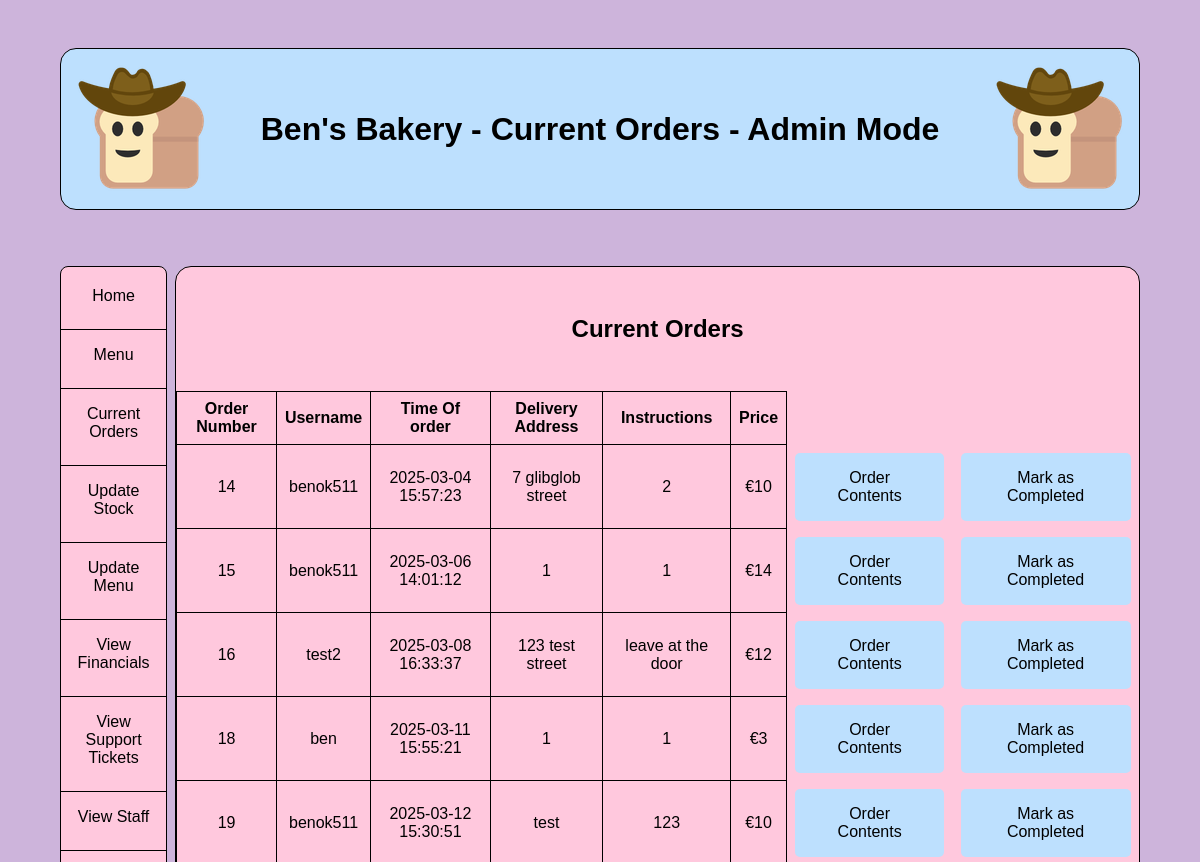
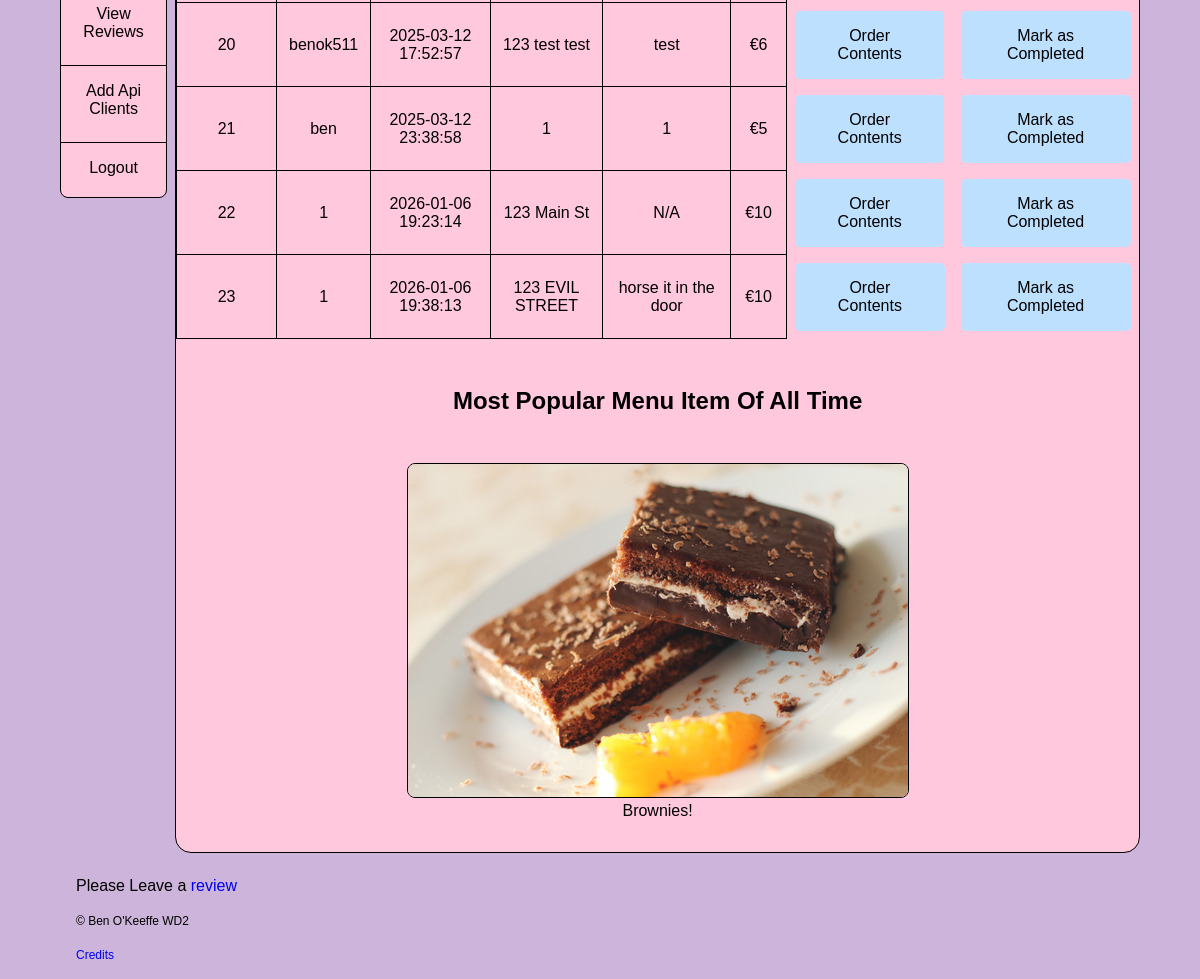
Screenshot of /admin-tools (signed in) with the database file from the repository (2 pictures, top to bottom).
### tables this page shows
CREATE TABLE placed_order (
    order_num INTEGER PRIMARY KEY AUTOINCREMENT, 
    user_id TEXT NOT NULL,
    order_datetime DATETIME NOT NULL,
    order_address TEXT NOT NULL,
    instructions TEXT DEFAULT 'None',
    price INT NOT NULL, order_progress TEXT DEFAULT 'In Progress',
    FOREIGN KEY (user_id) REFERENCES customers(user_id)
);

CREATE TABLE menu (
    item_id INTEGER PRIMARY KEY AUTOINCREMENT,
    item_name TEXT NOT NULL,
    price INTEGER NOT NULL,
    stock INTEGER NOT NULL,
    image TEXT NOT NULL,
    description text NOT NULL

);

### app.py (the view)
@app.route('/admin-tools')
@login_required
@admin_required
def admin_tools():
    db = get_db()
    orders = db.execute('''SELECT * FROM placed_order WHERE order_progress = "In Progress" ''').fetchall()
    most_popular_item_id = db.execute('''SELECT item_id, MAX(total_qty) FROM
    (SELECT item_id, SUM(quantity) AS total_qty
    FROM in_order
    GROUP BY item_id) AS item_totals;''').fetchone()
    most_popular_item = db.execute('''SELECT * From menu WHERE item_id = ?''', (most_popular_item_id[0],)).fetchone()
    return render_template('admin.html', orders = orders, most_popular_item = most_popular_item, title = 'Current Orders')

### app.py (called while the page is built)
@app.before_request
def load_logged_in_user():
    g.user = session.get('user_id',None)
    g.is_admin = session.get('is_admin',None)

def login_required(view):
    @wraps(view)
    def wrapped_view(*args, **kwargs):
        if g.user is None:
            return redirect(url_for('login', next = request.url))
        return view(*args, **kwargs)
    return wrapped_view

def admin_required(view): #just took your code for the login decorator and changed it to do the same for admin-only pages
    @wraps(view)
    def wrapped_view(*args, **kwargs):
        if g.is_admin is None:
            return redirect(url_for('restricted'))
        return view(*args, **kwargs)
    return wrapped_view

### database.py (called while the page is built)
def get_db():
    if 'db' not in g:
        g.db = sqlite3.connect(DATABASE,
                               detect_types=sqlite3.PARSE_DECLTYPES)
        g.db.row_factory = sqlite3.Row
    return g.db

### templates/admin.html
{% extends "base.html" %}
{% block main_content %}
<h2 class="center">Current Orders</h2>
{%if orders %}
<table class="center">
    <tr>
        <th scope="col">Order Number</th>
        <th scope="col">Username</th>
        <th scope="col">Time Of order</th>
        <th scope="col">Delivery Address</th>
        <th scope="col">Instructions</th>
        <th scope="col">Price</th>
    </tr>
    {% for order in orders %}
    <tr>
        <td>{{order['order_num']}}</td>
        <td>{{order['user_id']}}</td>
        <td>{{order['order_datetime']}}</td>
        <td>{{order['order_address']}}</td>
        <td>
            {% if order['instructions']%}
            {{order['instructions']}}
            {%else%}
            N/A
            {%endif%}
        </td>
        <td>€{{order['price']}}</td>
        <td class="remove"><a class="button" href="{{url_for('order_contents', id = order['order_num'])}}">Order Contents</a></td>
        <td class="remove"><a href="{{url_for('mark_complete', id = order['order_num'] )}}" class="button">Mark as Completed</a></td>
    </tr>
    {%endfor%}
    {%else%}
    <p class="center">All orders have been handled!</p>
    {%endif%}
</table>
<h2>Most Popular Menu Item Of All Time</h2>
<figure>
    <img src="{{url_for('static', filename=most_popular_item['image'])}}" alt="most Popular item">
    <figcaption>{{most_popular_item['item_name']}}!</figcaption>
</figure>
{%endblock%}

### static/styles.css (style rules this page uses)
:root { font-family: sans-serif, 'Times New Roman', Times, serif; font-size: 16px; --colour: black; --mainbgcolour: #ffc8dd; --bgcolour: #cdb4db; --accentcolour: #ffafcc; --accentcolour2: #bde0fe; }
*, *:before, *:after { box-sizing: border-box; }
body { color: var(--colour); background-color: var(--bgcolour); display: grid; grid-template-columns: 1fr 9fr; grid-template-areas: "top top" "ml mr" "bottom bottom"; gap: 0.5em; width: 90%; margin: 0 auto; }
.center { text-align: center; }
.button { display: inline-block; padding: 1em 2em; background-color: var(--accentcolour2); color: var(--colour); text-decoration: none; border-radius: 5px; }
h1, h2, h3, h4, h5, h6 { text-align: center; }
.remove { border: none; }
main>* { margin: 2em 1em; }
table { border-collapse: collapse; margin: 0 auto; text-align: center; }
table { margin-top: 1em; margin-bottom: 1em; }
th,td { border: 1px solid black; padding: 0.5em; }
a { text-decoration: none; }
main figure { text-align: center; }
img, iframe { max-width: 100%; }
main img, video { border: 0.5px solid var(--colour); border-radius: 0.5em; }

### rows the page displays
placed_order: order_num "14", user_id "benok511", order_datetime "2025-03-04 15:57:23", order_address "7 glibglob street", instructions "2", price "10"
placed_order: order_num "15", user_id "benok511", order_datetime "2025-03-06 14:01:12", order_address "1", instructions "1", price "14"
placed_order: order_num "16", user_id "test2", order_datetime "2025-03-08 16:33:37", order_address "123 test street", instructions "leave at the door", price "12"
placed_order: order_num "18", user_id "ben", order_datetime "2025-03-11 15:55:21", order_address "1", instructions "1", price "3"
placed_order: order_num "19", user_id "benok511", order_datetime "2025-03-12 15:30:51", order_address "test", instructions "123", price "10"
placed_order: order_num "20", user_id "benok511", order_datetime "2025-03-12 17:52:57", order_address "123 test test", instructions "test", price "6"
placed_order: order_num "21", user_id "ben", order_datetime "2025-03-12 23:38:58", order_address "1", instructions "1", price "5"
placed_order: order_num "22", user_id "1", order_datetime "2026-01-06 19:23:14", order_address "123 Main St", instructions "N/A", price "10"
placed_order: order_num "23", user_id "1", order_datetime "2026-01-06 19:38:13", order_address "123 EVIL STREET", instructions "horse it in the door", price "10"
menu: image (picture), item_name "Brownies"

### other values shown
{{ title }} "Current Orders"
